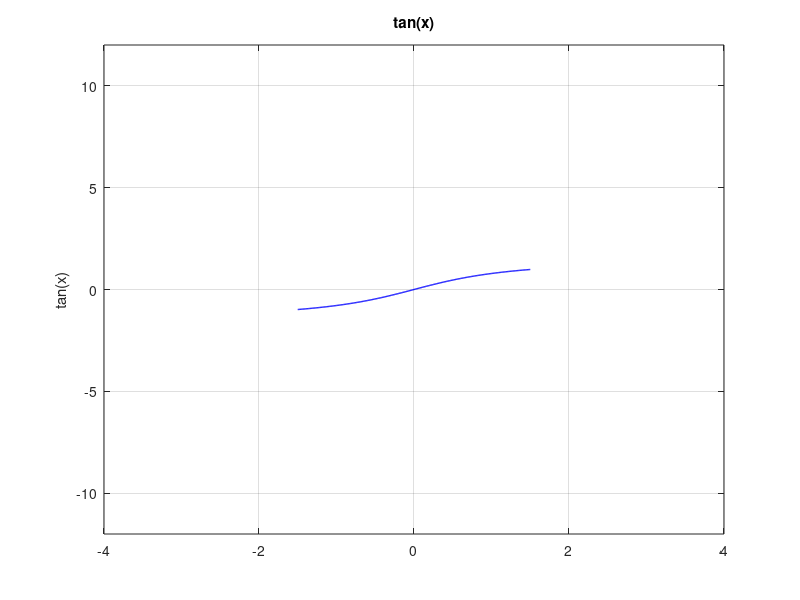
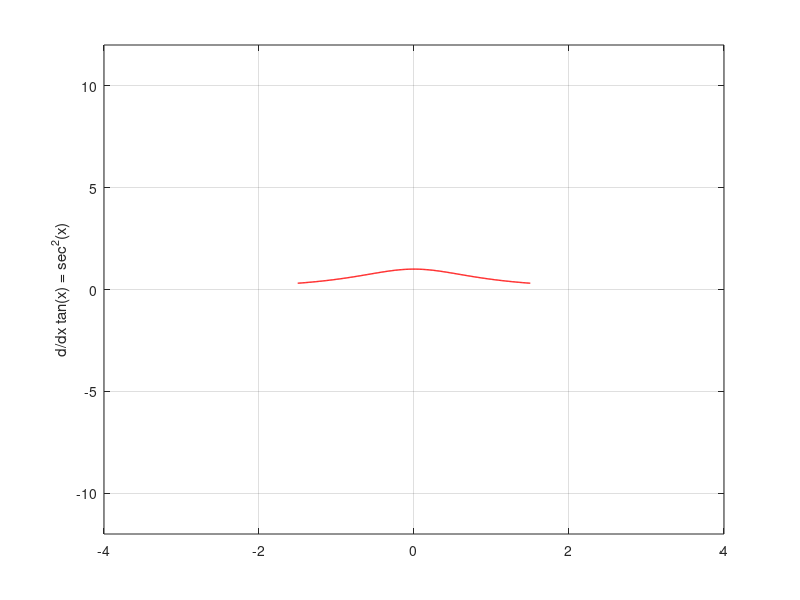
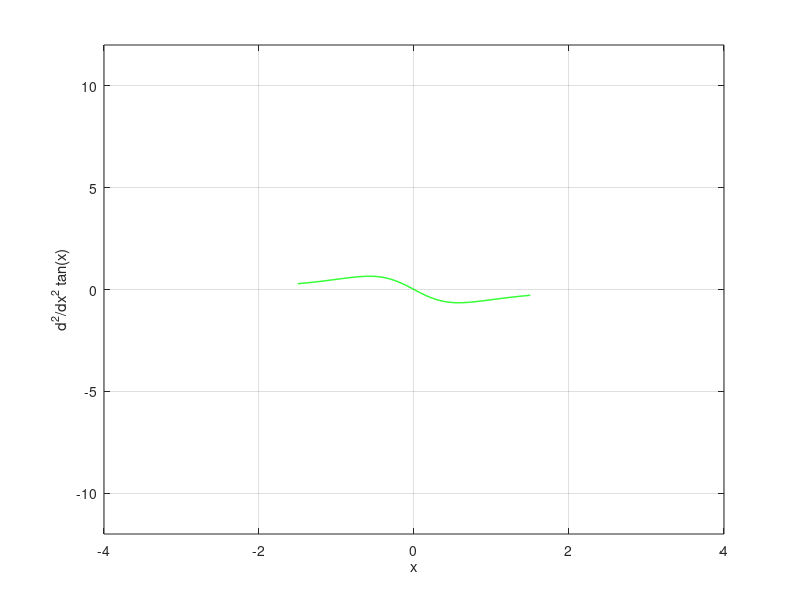

These figures' MATLAB source, in order:
clc;clear;

N = 1000;

x = -1.5:0.01:1.5;

y0 = atan(x);
y1 = 1./(1+x.^2);
y2 = -2*x./(1+x.^2).^2;

bx = [-4,4];
by = 3*bx;

figure(1)
plot(x,y0,'b','LineWidth',1)
ylabel('tan(x)')
title('tan(x)')
xlim(bx)
ylim(by)
grid on
figure(2)
plot(x,y1,'r','LineWidth',1)
ylabel('d/dx tan(x) = sec^2(x)')
xlim(bx)
ylim(by)
grid on
figure(3)
plot(x,y2,'g','LineWidth',1)
ylabel('d^2/dx^2 tan(x)')
xlabel('x')
xlim(bx)
ylim(by)
grid on
